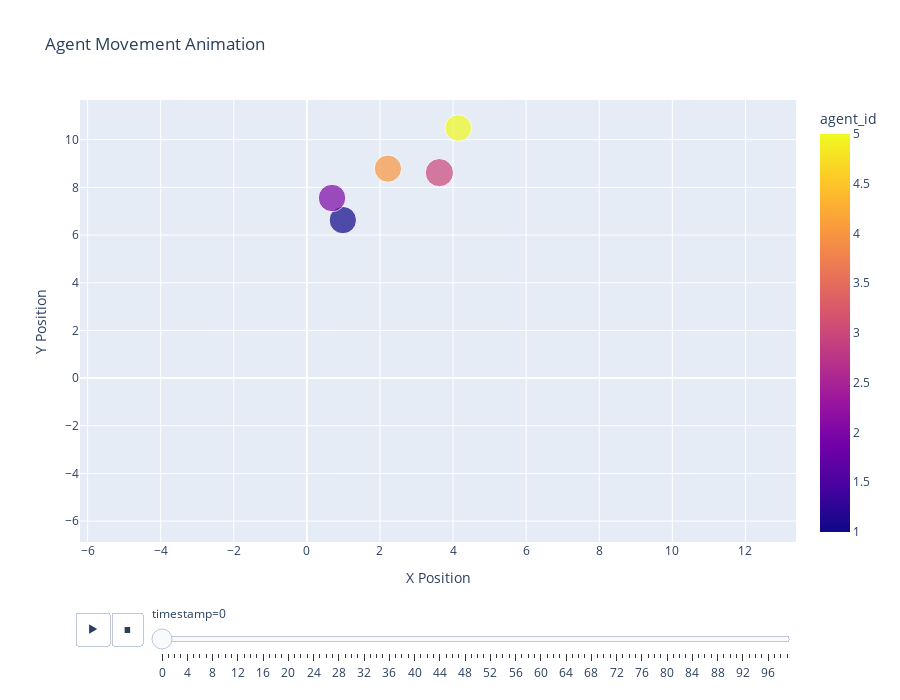

Notebook source saved alongside this figure:
### Markdown cell above
## Visualize Agent Movements

Now we'll create visualizations to track agent movements over time. This includes:
1. Static plots of agent positions
2. Trajectory plots showing agent movements over time
3. Animated visualizations of agent movements

### Code cell
# Function to create static plot of agent positions at a specific time
def plot_agent_positions(data, timestamp=None):
    """
    Plot agent positions at a specific timestamp
    
    Parameters:
    data (pandas.DataFrame): Agent behavior data
    timestamp (int): Specific timestamp to visualize (if None, use the last timestamp)
    """
    if timestamp is None:
        timestamp = data['timestamp'].max()
    
    # Filter data for the specific timestamp
    time_data = data[data['timestamp'] == timestamp]
    
    # Create the plot
    plt.figure(figsize=(10, 8))
    
    # Create a scatter plot of agent positions
    scatter = plt.scatter(
        time_data['x_position'], 
        time_data['y_position'],
        c=time_data['agent_id'],
        s=100,
        cmap='viridis',
        alpha=0.7
    )
    
    # Add labels and title
    plt.xlabel('X Position')
    plt.ylabel('Y Position')
    plt.title(f'Agent Positions at Timestamp {timestamp}')
    
    # Add a legend to identify agents
    plt.colorbar(scatter, label='Agent ID')
    
    plt.grid(True, linestyle='--', alpha=0.7)
    plt.show()

# Function to plot agent trajectories over time
def plot_agent_trajectories(data, agent_ids=None):
    """
    Plot the trajectories of agents over time
    
    Parameters:
    data (pandas.DataFrame): Agent behavior data
    agent_ids (list): List of agent IDs to include (None = all agents)
    """
    plt.figure(figsize=(12, 10))
    
    if agent_ids is None:
        agent_ids = sorted(data['agent_id'].unique())
    
    colors = plt.cm.rainbow(np.linspace(0, 1, len(agent_ids)))
    
    for i, agent_id in enumerate(agent_ids):
        agent_data = data[data['agent_id'] == agent_id]
        plt.plot(
            agent_data['x_position'],
            agent_data['y_position'],
            '-o',
            linewidth=1.5,
            markersize=4,
            alpha=0.7,
            color=colors[i],
            label=f'Agent {agent_id}'
        )
    
    plt.xlabel('X Position')
    plt.ylabel('Y Position')
    plt.title('Agent Trajectories Over Time')
    plt.legend()
    plt.grid(True, linestyle='--', alpha=0.7)
    plt.show()

# Create an interactive animation of agent movements using Plotly
def create_agent_animation(data, max_frames=100):
    """
    Create an interactive animation of agent movements
    
    Parameters:
    data (pandas.DataFrame): Agent behavior data
    max_frames (int): Maximum number of frames to include in the animation
    
    Returns:
    plotly.graph_objects.Figure: Interactive animation figure
    """
    # Get unique timestamps and agent IDs
    timestamps = sorted(data['timestamp'].unique())
    
    # Limit the number of frames if needed
    if len(timestamps) > max_frames:
        timestamps = timestamps[:max_frames]
    
    # Create the figure
    fig = px.scatter(
        data_frame=data[data['timestamp'].isin(timestamps)],
        x='x_position',
        y='y_position',
        animation_frame='timestamp',
        animation_group='agent_id',
        color='agent_id',
        size='energy',
        hover_name='agent_id',
        hover_data=['state', 'success_rate'],
        title='Agent Movement Animation',
        labels={'x_position': 'X Position', 'y_position': 'Y Position'},
        range_x=[data['x_position'].min() - 1, data['x_position'].max() + 1],
        range_y=[data['y_position'].min() - 1, data['y_position'].max() + 1]
    )
    
    # Customize the animation
    fig.update_layout(
        autosize=True,
        width=900,
        height=700
    )
    
    return fig

# Execute visualization functions
plot_agent_positions(agent_data)
plot_agent_trajectories(agent_data)
animation = create_agent_animation(agent_data)
animation

### Figure 1 — Plotly figure (JSON) as saved in the notebook; plotly's stock layout.template omitted (floating-point values rounded to 4 significant figures)
{"data": [{"customdata": [["searching", 0.212], ["backtracking", 0.6529], ["searching", 0.3753], ["backtracking", 0.3194], ["exploiting", 0.4218]], "hovertemplate": "<b>%{hovertext}</b><br><br>timestamp=0<br>X Position=%{x}<br>Y Position=%{y}<br>energy=%{marker.size}<br>state=%{customdata[0]}<br>success_rate=%{customdata[1]}<br>agent_id=%{marker.color}<extra></extra>", "hovertext": [1.0, 2.0, 3.0, 4.0, 5.0], "ids": [1, 2, 3, 4, 5], "legendgroup": "", "marker": {"color": [1, 2, 3, 4, 5], "coloraxis": "coloraxis", "size": [102.5, 103.5, 109.3, 102.1, 98.0], "sizemode": "area", "sizeref": 0.2733, "symbol": "circle"}, "mode": "markers", "name": "", "orientation": "v", "showlegend": false, "type": "scatter", "x": [0.9834, 0.6886, 3.626, 2.217, 4.144], "xaxis": "x", "y": [6.627, 7.553, 8.616, 8.786, 10.49], "yaxis": "y"}], "layout": {"autosize": true, "coloraxis": {"colorbar": {"title": {"text": "agent_id"}}, "colorscale": [[0, "#0d0887"], [0.1111, "#46039f"], [0.2222, "#7201a8"], [0.3333, "#9c179e"], [0.4444, "#bd3786"], [0.5556, "#d8576b"], [0.6667, "#ed7953"], [0.7778, "#fb9f3a"], [0.8889, "#fdca26"], [1, "#f0f921"]]}, "height": 700, "legend": {"itemsizing": "constant", "tracegroupgap": 0}, "sliders": [{"active": 0, "currentvalue": {"prefix": "timestamp="}, "len": 0.9, "pad": {"b": 10, "t": 60}, "steps": [{"args": [["0"], {"frame": {"duration": 0, "redraw": false}, "fromcurrent": true, "mode": "immediate", "transition": {"duration": 0, "easing": "linear"}}], "label": "0", "method": "animate"}, {"args": [["1"], {"frame": {"duration": 0, "redraw": false}, "fromcurrent": true, "mode": "immediate", "transition": {"duration": 0, "easing": "linear"}}], "label": "1", "method": "animate"}, {"args": [["2"], {"frame": {"duration": 0, "redraw": false}, "fromcurrent": true, "mode": "immediate", "transition": {"duration": 0, "easing": "linear"}}], "label": "2", "method": "animate"}, {"args": [["3"], {"frame": {"duration": 0, "redraw": false}, "fromcurrent": true, "mode": "immediate", "transition": {"duration": 0, "easing": "linear"}}], "label": "3", "method": "animate"}, {"args": [["4"], {"frame": {"duration": 0, "redraw": false}, "fromcurrent": true, "mode": "immediate", "transition": {"duration": 0, "easing": "linear"}}], "label": "4", "method": "animate"}, {"args": [["5"], {"frame": {"duration": 0, "redraw": false}, "fromcurrent": true, "mode": "immediate", "transition": {"duration": 0, "easing": "linear"}}], "label": "5", "method": "animate"}, {"args": [["6"], {"frame": {"duration": 0, "redraw": false}, "fromcurrent": true, "mode": "immediate", "transition": {"duration": 0, "easing": "linear"}}], "label": "6", "method": "animate"}, {"args": [["7"], {"frame": {"duration": 0, "redraw": false}, "fromcurrent": true, "mode": "immediate", "transition": {"duration": 0, "easing": "linear"}}], "label": "7", "method": "animate"}, {"args": [["8"], {"frame": {"duration": 0, "redraw": false}, "fromcurrent": true, "mode": "immediate", "transition": {"duration": 0, "easing": "linear"}}], "label": "8", "method": "animate"}, {"args": [["9"], {"frame": {"duration": 0, "redraw": false}, "fromcurrent": true, "mode": "immediate", "transition": {"duration": 0, "easing": "linear"}}], "label": "9", "method": "animate"}, {"args": [["10"], {"frame": {"duration": 0, "redraw": false}, "fromcurrent": true, "mode": "immediate", "transition": {"duration": 0, "easing": "linear"}}], "label": "10", "method": "animate"}, {"args": [["11"], {"frame": {"duration": 0, "redraw": false}, "fromcurrent": true, "mode": "immediate", "transition": {"duration": 0, "easing": "linear"}}], "label": "11", "method": "animate"}, {"args": [["12"], {"frame": {"duration": 0, "redraw": false}, "fromcurrent": true, "mode": "immediate", "transition": {"duration": 0, "easing": "linear"}}], "label": "12", "method": "animate"}, {"args": [["13"], {"frame": {"duration": 0, "redraw": false}, "fromcurrent": true, "mode": "immediate", "transition": {"duration": 0, "easing": "linear"}}], "label": "13", "method": "animate"}, {"args": [["14"], {"frame": {"duration": 0, "redraw": false}, "fromcurrent": true, "mode": "immediate", "transition": {"duration": 0, "easing": "linear"}}], "label": "14", "method": "animate"}, {"args": [["15"], {"frame": {"duration": 0, "redraw": false}, "fromcurrent": true, "mode": "immediate", "transition": {"duration": 0, "easing": "linear"}}], "label": "15", "method": "animate"}, {"args": [["16"], {"frame": {"duration": 0, "redraw": false}, "fromcurrent": true, "mode": "immediate", "transition": {"duration": 0, "easing": "linear"}}], "label": "16", "method": "animate"}, {"args": [["17"], {"frame": {"duration": 0, "redraw": false}, "fromcurrent": true, "mode": "immediate", "transition": {"duration": 0, "easing": "linear"}}], "label": "17", "method": "animate"}, {"args": [["18"], {"frame": {"duration": 0, "redraw": false}, "fromcurrent": true, "mode": "immediate", "transition": {"duration": 0, "easing": "linear"}}], "label": "18", "method": "animate"}, {"args": [["19"], {"frame": {"duration": 0, "redraw": false}, "fromcurrent": true, "mode": "immediate", "transition": {"duration": 0, "easing": "linear"}}], "label": "19", "method": "animate"}, {"args": [["20"], {"frame": {"duration": 0, "redraw": false}, "fromcurrent": true, "mode": "immediate", "transition": {"duration": 0, "easing": "linear"}}], "label": "20", "method": "animate"}, {"args": [["21"], {"frame": {"duration": 0, "redraw": false}, "fromcurrent": true, "mode": "immediate", "transition": {"duration": 0, "easing": "linear"}}], "label": "21", "method": "animate"}, {"args": [["22"], {"frame": {"duration": 0, "redraw": false}, "fromcurrent": true, "mode": "immediate", "transition": {"duration": 0, "easing": "linear"}}], "label": "22", "method": "animate"}, {"args": [["23"], {"frame": {"duration": 0, "redraw": false}, "fromcurrent": true, "mode": "immediate", "transition": {"duration": 0, "easing": "linear"}}], "label": "23", "method": "animate"}, {"args": [["24"], {"frame": {"duration": 0, "redraw": false}, "fromcurrent": true, "mode": "immediate", "transition": {"duration": 0, "easing": "linear"}}], "label": "24", "method": "animate"}, {"args": [["25"], {"frame": {"duration": 0, "redraw": false}, "fromcurrent": true, "mode": "immediate", "transition": {"duration": 0, "easing": "linear"}}], "label": "25", "method": "animate"}, {"args": [["26"], {"frame": {"duration": 0, "redraw": false}, "fromcurrent": true, "mode": "immediate", "transition": {"duration": 0, "easing": "linear"}}], "label": "26", "method": "animate"}, {"args": [["27"], {"frame": {"duration": 0, "redraw": false}, "fromcurrent": true, "mode": "immediate", "transition": {"duration": 0, "easing": "linear"}}], "label": "27", "method": "animate"}, {"args": [["28"], {"frame": {"duration": 0, "redraw": false}, "fromcurrent": true, "mode": "immediate", "transition": {"duration": 0, "easing": "linear"}}], "label": "28", "method": "animate"}, {"args": [["29"], {"frame": {"duration": 0, "redraw": false}, "fromcurrent": true, "mode": "immediate", "transition": {"duration": 0, "easing": "linear"}}], "label": "29", "method": "animate"}, {"args": [["30"], {"frame": {"duration": 0, "redraw": false}, "fromcurrent": true, "mode": "immediate", "transition": {"duration": 0, "easing": "linear"}}], "label": "30", "method": "animate"}, {"args": [["31"], {"frame": {"duration": 0, "redraw": false}, "fromcurrent": true, "mode": "immediate", "transition": {"duration": 0, "easing": "linear"}}], "label": "31", "method": "animate"}, {"args": [["32"], {"frame": {"duration": 0, "redraw": false}, "fromcurrent": true, "mode": "immediate", "transition": {"duration": 0, "easing": "linear"}}], "label": "32", "method": "animate"}, {"args": [["33"], {"frame": {"duration": 0, "redraw": false}, "fromcurrent": true, "mode": "immediate", "transition": {"duration": 0, "easing": "linear"}}], "label": "33", "method": "animate"}, {"args": [["34"], {"frame": {"duration": 0, "redraw": false}, "fromcurrent": true, "mode": "immediate", "transition": {"duration": 0, "easing": "linear"}}], "label": "34", "method": "animate"}, {"args": [["35"], {"frame": {"duration": 0, "redraw": false}, "fromcurrent": true, "mode": "immediate", "transition": {"duration": 0, "easing": "linear"}}], "label": "35", "method": "animate"}, {"args": [["36"], {"frame": {"duration": 0, "redraw": false}, "fromcurrent": true, "mode": "immediate", "transition": {"duration": 0, "easing": "linear"}}], "label": "36", "method": "animate"}, {"args": [["37"], {"frame": {"duration": 0, "redraw": false}, "fromcurrent": true, "mode": "immediate", "transition": {"duration": 0, "easing": "linear"}}], "label": "37", "method": "animate"}, {"args": [["38"], {"frame": {"duration": 0, "redraw": false}, "fromcurrent": true, "mode": "immediate", "transition": {"duration": 0, "easing": "linear"}}], "label": "38", "method": "animate"}, {"args": [["39"], {"frame": {"duration": 0, "redraw": false}, "fromcurrent": true, "mode": "immediate", "transition": {"duration": 0, "easing": "linear"}}], "label": "39", "method": "animate"}, {"args": [["40"], {"frame": {"duration": 0, "redraw": false}, "fromcurrent": true, "mode": "immediate", "transition": {"duration": 0, "easing": "linear"}}], "label": "40", "method": "animate"}, {"args": [["41"], {"frame": {"duration": 0, "redraw": false}, "fromcurrent": true, "mode": "immediate", "transition": {"duration": 0, "easing": "linear"}}], "label": "41", "method": "animate"}, {"args": [["42"], {"frame": {"duration": 0, "redraw": false}, "fromcurrent": true, "mode": "immediate", "transition": {"duration": 0, "easing": "linear"}}], "label": "42", "method": "animate"}, {"args": [["43"], {"frame": {"duration": 0, "redraw": false}, "fromcurrent": true, "mode": "immediate", "transition": {"duration": 0, "easing": "linear"}}], "label": "43", "method": "animate"}, {"args": [["44"], {"frame": {"duration": 0, "redraw": false}, "fromcurrent": true, "mode": "immediate", "transition": {"duration": 0, "easing": "linear"}}], "label": "44", "method": "animate"}, {"args": [["45"], {"frame": {"duration": 0, "redraw": false}, "fromcurrent": true, "mode": "immediate", "transition": {"duration": 0, "easing": "linear"}}], "label": "45", "method": "animate"}, {"args": [["46"], {"frame": {"duration": 0, "redraw": false}, "fromcurrent": true, "mode": "immediate", "transition": {"duration": 0, "easing": "linear"}}], "label": "46", "method": "animate"}, {"args": [["47"], {"frame": {"duration": 0, "redraw": false}, "fromcurrent": true, "mode": "immediate", "transition": {"duration": 0, "easing": "linear"}}], "label": "47", "method": "animate"}, {"args": [["48"], {"frame": {"duration": 0, "redraw": false}, "fromcurrent": true, "mode": "immediate", "transition": {"duration": 0, "easing": "linear"}}], "label": "48", "method": "animate"}, {"args": [["49"], {"frame": {"duration": 0, "redraw": false}, "fromcurrent": true, "mode": "immediate", "transition": {"duration": 0, "easing": "linear"}}], "label": "49", "method": "animate"}, {"args": [["50"], {"frame": {"duration": 0, "redraw": false}, "fromcurrent": true, "mode": "immediate", "transition": {"duration": 0, "easing": "linear"}}], "label": "50", "method": "animate"}, {"args": [["51"], {"frame": {"duration": 0, "redraw": false}, "fromcurrent": true, "mode": "immediate", "transition": {"duration": 0, "easing": "linear"}}], "label": "51", "method": "animate"}, {"args": [["52"], {"frame": {"duration": 0, "redraw": false}, "fromcurrent": true, "mode": "immediate", "transition": {"duration": 0, "easing": "linear"}}], "label": "52", "method": "animate"}, {"args": [["53"], {"frame": {"duration": 0, "redraw": false}, "fromcurrent": true, "mode": "immediate", "transition": {"duration": 0, "easing": "linear"}}], "label": "53", "method": "animate"}, {"args": [["54"], {"frame": {"duration": 0, "redraw": false}, "fromcurrent": true, "mode": "immediate", "transition": {"duration": 0, "easing": "linear"}}], "label": "54", "method": "animate"}, {"args": [["55"], {"frame": {"duration": 0, "redraw": false}, "fromcurrent": true, "mode": "immediate", "transition": {"duration": 0, "easing": "linear"}}], "label": "55", "method": "animate"}, {"args": [["56"], {"frame": {"duration": 0, "redraw": false}, "fromcurrent": true, "mode": "immediate", "transition": {"duration": 0, "easing": "linear"}}], "label": "56", "method": "animate"}, {"args": [["57"], {"frame": {"duration": 0, "redraw": false}, "fromcurrent": true, "mode": "immediate", "transition": {"duration": 0, "easing": "linear"}}], "label": "57", "method": "animate"}, {"args": [["58"], {"frame": {"duration": 0, "redraw": false}, "fromcurrent": true, "mode": "immediate", "transition": {"duration": 0, "easing": "linear"}}], "label": "58", "method": "animate"}, {"args": [["59"], {"frame": {"duration": 0, "redraw": false}, "fromcurrent": true, "mode": "immediate", "transition": {"duration": 0, "easing": "linear"}}], "label": "59", "method": "animate"}, {"args": [["60"], {"frame": {"duration": 0, "redraw": false}, "fromcurrent": true, "mode": "immediate", "transition": {"duration": 0, "easing": "linear"}}], "label": "60", "method": "animate"}, {"args": [["61"], {"frame": {"duration": 0, "redraw": false}, "fromcurrent": true, "mode": "immediate", "transition": {"duration": 0, "easing": "linear"}}], "label": "61", "method": "animate"}, {"args": [["62"], {"frame": {"duration": 0, "redraw": false}, "fromcurrent": true, "mode": "immediate", "transition": {"duration": 0, "easing": "linear"}}], "label": "62", "method": "animate"}, {"args": [["63"], {"frame": {"duration": 0, "redraw": false}, "fromcurrent": true, "mode": "immediate", "transition": {"duration": 0, "easing": "linear"}}], "label": "63", "method": "animate"}, {"args": [["64"], {"frame": {"duration": 0, "redraw": false}, "fromcurrent": true, "mode": "immediate", "transition": {"duration": 0, "easing": "linear"}}], "label": "64", "method": "animate"}, {"args": [["65"], {"frame": {"duration": 0, "redraw": false}, "fromcurrent": true, "mode": "immediate", "transition": {"duration": 0, "easing": "linear"}}], "label": "65", "method": "animate"}, {"args": [["66"], {"frame": {"duration": 0, "redraw": false}, "fromcurrent": true, "mode": "immediate", "transition": {"duration": 0, "easing": "linear"}}], "label": "66", "method": "animate"}, {"args": [["67"], {"frame": {"duration": 0, "redraw": false}, "fromcurrent": true, "mode": "immediate", "transition": {"duration": 0, "easing": "linear"}}], "label": "67", "method": "animate"}, {"args": [["68"], {"frame": {"duration": 0, "redraw": false}, "fromcurrent": true, "mode": "immediate", "transition": {"duration": 0, "easing": "linear"}}], "label": "68", "method": "animate"}, {"args": [["69"], {"frame": {"duration": 0, "redraw": false}, "fromcurrent": true, "mode": "immediate", "transition": {"duration": 0, "easing": "linear"}}], "label": "69", "method": "animate"}, {"args": [["70"], {"frame": {"duration": 0, "redraw": false}, "fromcurrent": true, "mode": "immediate", "transition": {"duration": 0, "easing": "linear"}}], "label": "70", "method": "animate"}, {"args": [["71"], {"frame": {"duration": 0, "redraw": false}, "fromcurrent": true, "mode": "immediate", "transition": {"duration": 0, "easing": "linear"}}], "label": "71", "method": "animate"}, {"args": [["72"], {"frame": {"duration": 0, "redraw": false}, "fromcurrent": true, "mode": "immediate", "transition": {"duration": 0, "easing": "linear"}}], "label": "72", "method": "animate"}, {"args": [["73"], {"frame": {"duration": 0, "redraw": false}, "fromcurrent": true, "mode": "immediate", "transition": {"duration": 0, "easing": "linear"}}], "label": "73", "method": "animate"}, {"args": [["74"], {"frame": {"duration": 0, "redraw": false}, "fromcurrent": true, "mode": "immediate", "transition": {"duration": 0, "easing": "linear"}}], "label": "74", "method": "animate"}, {"args": [["75"], {"frame": {"duration": 0, "redraw": false}, "fromcurrent": true, "mode": "immediate", "transition": {"duration": 0, "easing": "linear"}}], "label": "75", "method": "animate"}, {"args": [["76"], {"frame": {"duration": 0, "redraw": false}, "fromcurrent": true, "mode": "immediate", "transition": {"duration": 0, "easing": "linear"}}], "label": "76", "method": "animate"}, {"args": [["77"], {"frame": {"duration": 0, "redraw": false}, "fromcurrent": true, "mode": "immediate", "transition": {"duration": 0, "easing": "linear"}}], "label": "77", "method": "animate"}, {"args": [["78"], {"frame": {"duration": 0, "redraw": false}, "fromcurrent": true, "mode": "immediate", "transition": {"duration": 0, "easing": "linear"}}], "label": "78", "method": "animate"}, {"args": [["79"], {"frame": {"duration": 0, "redraw": false}, "fromcurrent": true, "mode": "immediate", "transition": {"duration": 0, "easing": "linear"}}], "label": "79", "method": "animate"}, {"args": [["80"], {"frame": {"duration": 0, "redraw": false}, "fromcurrent": true, "mode": "immediate", "transition": {"duration": 0, "easing": "linear"}}], "label": "80", "method": "animate"}, {"args": [["81"], {"frame": {"duration": 0, "redraw": false}, "fromcurrent": true, "mode": "immediate", "transition": {"duration": 0, "easing": "linear"}}], "label": "81", "method": "animate"}, {"args": [["82"], {"frame": {"duration": 0, "redraw": false}, "fromcurrent": true, "mode": "immediate", "transition": {"duration": 0, "easing": "linear"}}], "label": "82", "method": "animate"}, {"args": [["83"], {"frame": {"duration": 0, "redraw": false}, "fromcurrent": true, "mode": "immediate", "transition": {"duration": 0, "easing": "linear"}}], "label": "83", "method": "animate"}, {"args": [["84"], {"frame": {"duration": 0, "redraw": false}, "fromcurrent": true, "mode": "immediate", "transition": {"duration": 0, "easing": "linear"}}], "label": "84", "method": "animate"}, {"args": [["85"], {"frame": {"duration": 0, "redraw": false}, "fromcurrent": true, "mode": "immediate", "transition": {"duration": 0, "easing": "linear"}}], "label": "85", "method": "animate"}, {"args": [["86"], {"frame": {"duration": 0, "redraw": false}, "fromcurrent": true, "mode": "immediate", "transition": {"duration": 0, "easing": "linear"}}], "label": "86", "method": "animate"}, {"args": [["87"], {"frame": {"duration": 0, "redraw": false}, "fromcurrent": true, "mode": "immediate", "transition": {"duration": 0, "easing": "linear"}}], "label": "87", "method": "animate"}, {"args": [["88"], {"frame": {"duration": 0, "redraw": false}, "fromcurrent": true, "mode": "immediate", "transition": {"duration": 0, "easing": "linear"}}], "label": "88", "method": "animate"}, {"args": [["89"], {"frame": {"duration": 0, "redraw": false}, "fromcurrent": true, "mode": "immediate", "transition": {"duration": 0, "easing": "linear"}}], "label": "89", "method": "animate"}, {"args": [["90"], {"frame": {"duration": 0, "redraw": false}, "fromcurrent": true, "mode": "immediate", "transition": {"duration": 0, "easing": "linear"}}], "label": "90", "method": "animate"}, {"args": [["91"], {"frame": {"duration": 0, "redraw": false}, "fromcurrent": true, "mode": "immediate", "transition": {"duration": 0, "easing": "linear"}}], "label": "91", "method": "animate"}, {"args": [["92"], {"frame": {"duration": 0, "redraw": false}, "fromcurrent": true, "mode": "immediate", "transition": {"duration": 0, "easing": "linear"}}], "label": "92", "method": "animate"}, {"args": [["93"], {"frame": {"duration": 0, "redraw": false}, "fromcurrent": true, "mode": "immediate", "transition": {"duration": 0, "easing": "linear"}}], "label": "93", "method": "animate"}, {"args": [["94"], {"frame": {"duration": 0, "redraw": false}, "fromcurrent": true, "mode": "immediate", "transition": {"duration": 0, "easing": "linear"}}], "label": "94", "method": "animate"}, {"args": [["95"], {"frame": {"duration": 0, "redraw": false}, "fromcurrent": true, "mode": "immediate", "transition": {"duration": 0, "easing": "linear"}}], "label": "95", "method": "animate"}, {"args": [["96"], {"frame": {"duration": 0, "redraw": false}, "fromcurrent": true, "mode": "immediate", "transition": {"duration": 0, "easing": "linear"}}], "label": "96", "method": "animate"}, {"args": [["97"], {"frame": {"duration": 0, "redraw": false}, "fromcurrent": true, "mode": "immediate", "transition": {"duration": 0, "easing": "linear"}}], "label": "97", "method": "animate"}, {"args": [["98"], {"frame": {"duration": 0, "redraw": false}, "fromcurrent": true, "mode": "immediate", "transition": {"duration": 0, "easing": "linear"}}], "label": "98", "method": "animate"}, {"args": [["99"], {"frame": {"duration": 0, "redraw": false}, "fromcurrent": true, "mode": "immediate", "transition": {"duration": 0, "easing": "linear"}}], "label": "99", "method": "animate"}], "x": 0.1, "xanchor": "left", "y": 0, "yanchor": "top"}], "title": {"text": "Agent Movement Animation"}, "updatemenus": [{"buttons": [{"args": [null, {"frame": {"duration": 500, "redraw": false}, "fromcurrent": true, "mode": "immediate", "transition": {"duration": 500, "easing": "linear"}}], "label": "&#9654;", "method": "animate"}, {"args": [[null], {"frame": {"duration": 0, "redraw": false}, "fromcurrent": true, "mode": "immediate", "transition": {"duration": 0, "easing": "linear"}}], "label": "&#9724;", "method": "animate"}], "direction": "left", "pad": {"r": 10, "t": 70}, "showactive": false, "type": "buttons", "x": 0.1, "xanchor": "right", "y": 0, "yanchor": "top"}], "width": 900, "xaxis": {"anchor": "y", "domain": [0, 1], "range": [-6.208, 13.38], "title": {"text": "X Position"}}, "yaxis": {"anchor": "x", "domain": [0, 1], "range": [-6.875, 11.66], "title": {"text": "Y Position"}}}}
